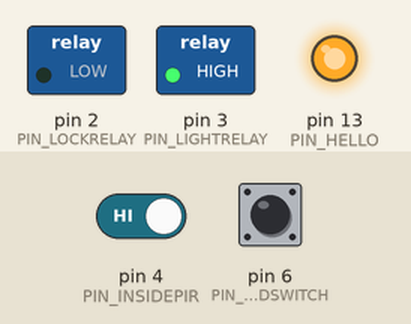
A sketch run on a simulated Arduino Uno, built for the host (arithmetic inside an expression is 32-bit, double 64-bit). On the bench: switched loads named in the sketch (green lamp = pin HIGH), output pins drawn as LEDs (lit = HIGH). Inputs (shaded band) come from the test bench; at power-on: pin 4 (PIN_INSIDEPIR) HIGH, pin 6 (PIN_REEDSWITCH) HIGH. WiFi joins after 1.5 s; servers stay silent unless stated.

Above: at 16.0 s.
At 30.37 s:
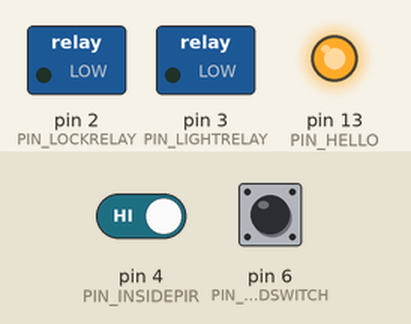
Timing chart, 0 to 41.1 s (numbered marks = the images above):
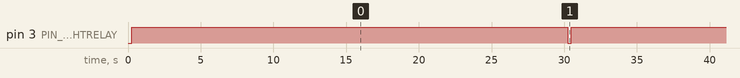

Measured:
- by itself, pin 3 (PIN_LIGHTRELAY): alternates HIGH for 30.0 s and LOW for 0.25 s

The sketch:

blynk-frontdoor.ino
```cpp
/**************************************************************
 * Blynk-enabled door sentinel.
 *
 * This code provides custom-variables that are connected to
 * sensors, lights and lock.
 *
 * Intended to be installed on an Arduino connected to
 * a Raspberry Pi home automation hub.
 *
 * Based on Blynk usb-serial example.
 *
 * The MsTimer2 Library is needed to schedule a countdown event at regular intervals
 *
 * Pi needs to run the cloud-to-serial connector:
 *
 *      ./blynk-ser.sh (may need to run with sudo)
 *
 *      ./blynk-ser.sh -c <serial port> -b <baud rate> -s <server address> -p <server port>
 *
 **************************************************************/

#include <MsTimer2.h>

// #include <SoftwareSerial.h>
// SoftwareSerial SwSerial(11, 12); // RX, TX
// #define BLYNK_PRINT SwSerial
#include <BlynkSimpleSerial.h>

// You should get Auth Token in the Blynk App.
// Go to the Project Settings (nut icon).
char auth[] = "putyourkeyhere";

//
// IO PIN ASSIGNMENTS
//
#define PIN_LOCKRELAY   2
#define PIN_LIGHTRELAY  3
#define PIN_INSIDEPIR   4
#define PIN_OUTSIDEPIR  5
#define PIN_REEDSWITCH  6
#define PIN_HELLO       LED_BUILTIN

//
// Configuration constants
//
#define HZ              4
#define LIGHT_INTERVAL  30
#define LOCK_INTERVAL   5

//
// Blynk "Virtual Pins"
//
// Blynk uses Virtual pins for pushing events to the cloud and also for
// sending actions to the Thing.
//
// In this case the sensors, light and lock status are pushed on pins V0,V1
// and V2, while the lights and lock can be actuated by writing to pins V3
// and V4.
//
// Virtual pin v5 is the "whoops, did I leave the front door open" sensor
//
#define VPIN_RD_PIR     V0
#define VPIN_RD_LIGHT   V1
#define VPIN_RD_LOCK    V2

#define VPIN_WR_LIGHT   V3
#define VPIN_WR_LOCK    V4

#define VPIN_RD_REED    V5

boolean movement;   // this is set when either PIR sensor detects movement
boolean opened;     // this is set when the Reed switch detects open-door

//
// Counters that energize the relays
//
// When an actuation event happens the counter is set to a value, and it is
// decremented at each poll.   When it hits zero, the corresponding relay is
// switched off.
//

unsigned long light_countdown;
unsigned long lock_countdown;


//
// Turn on the light relay, and set a countdown
//
void lighton() {
	digitalWrite(PIN_LIGHTRELAY, HIGH);
	light_countdown = LIGHT_INTERVAL * HZ;
}

//
// Turn off the light relay and cancel the coutdown
//
void lightoff() {
	digitalWrite(PIN_LIGHTRELAY, LOW);
	light_countdown = 0;
}

//
// Turn on the lock relay and set a countdown
//
void lockopened() {
	digitalWrite(PIN_LOCKRELAY, HIGH);
	lock_countdown = LOCK_INTERVAL * HZ;
}

//
// Turn off the lock relay and cancel the countdown
//
void lockclosed() {
	digitalWrite(PIN_LOCKRELAY, LOW);
	lock_countdown = 0;
}

//
// Poll the Input pins 4 times a second, when an action condition is
//
void iopoll()
{
	//
	// Do we have movement, if so, turn on the lights, and push state to Blynk
	//
	movement = digitalRead(PIN_INSIDEPIR)||digitalRead(PIN_OUTSIDEPIR);
	digitalWrite(PIN_HELLO, movement);
	Blynk.virtualWrite(VPIN_RD_PIR, movement);

	//
	// Is the door open?  If so, push state to Blynk
	//
	opened = digitalRead(PIN_REEDSWITCH);
	Blynk.virtualWrite(VPIN_RD_REED, opened);

	//
	// If the lights are on, decrement the counter.
	// When the counter hits zero, turn off the lights.
	// In either case, push state to Blynk
	//
	if (light_countdown) {
		--light_countdown;
		if (light_countdown==0) lightoff();
	}
	else if (movement)
	{
		lighton();
	}
	Blynk.virtualWrite(VPIN_RD_LIGHT, light_countdown);

	//
	// If the lock relay is on, decrement the counter.
	// When the counter hits zero, turn off the relay.
	// In either case, push state to Blynk
	//
	if (lock_countdown) {
		--lock_countdown;
		if (lock_countdown==0) {
			lockclosed();
		}
	}
	Blynk.virtualWrite(VPIN_RD_LOCK, lock_countdown);
}

//
// Read/Write hooks for Blynk virtual pins
//
BLYNK_READ(VPIN_RD_PIR)
{
	BLYNK_LOG("BR PIR");
	Blynk.virtualWrite(VPIN_RD_PIR, movement);
}

BLYNK_READ(VPIN_RD_LIGHT)
{
	BLYNK_LOG("BR Light");
	Blynk.virtualWrite(VPIN_RD_LIGHT, light_countdown);
}

BLYNK_READ(VPIN_RD_REED)
{
	BLYNK_LOG("BR Reed");
	Blynk.virtualWrite(VPIN_RD_LIGHT, opened);
}

BLYNK_READ(VPIN_RD_LOCK)
{
	BLYNK_LOG("BR LOCK");
	Blynk.virtualWrite(VPIN_RD_LOCK, lock_countdown);
}

BLYNK_WRITE(VPIN_WR_LIGHT)
{
	BLYNK_LOG("BW Light");
	if (param.asInt()) lighton(); //else lightoff();
}

BLYNK_WRITE(VPIN_WR_LOCK)
{
	BLYNK_LOG("BW Lock");
	if (param.asInt()) lockopened(); //else lockclosed();
}

void setup()
{
	//
	// Set up lock and light relay pins as outputs, and the sensors as inputs
	//
	pinMode(PIN_LOCKRELAY, OUTPUT);
	digitalWrite(PIN_LOCKRELAY, LOW);

	pinMode(PIN_LIGHTRELAY, OUTPUT);
	digitalWrite(PIN_LIGHTRELAY, LOW);

	pinMode(PIN_INSIDEPIR, INPUT_PULLUP);
	pinMode(PIN_OUTSIDEPIR, INPUT_PULLUP);
	pinMode(PIN_REEDSWITCH, INPUT_PULLUP);
	pinMode(PIN_HELLO, OUTPUT);

	//
	// Enable an IO poll operation HZ times per second
	//
	MsTimer2::set(1000/HZ, iopoll);
	MsTimer2::start();

	//
	// Activate Blynk
	//
	Blynk.begin(auth);
	BLYNK_LOG("Blynk Here");
}

void loop()
{
	Blynk.run();
}
```
